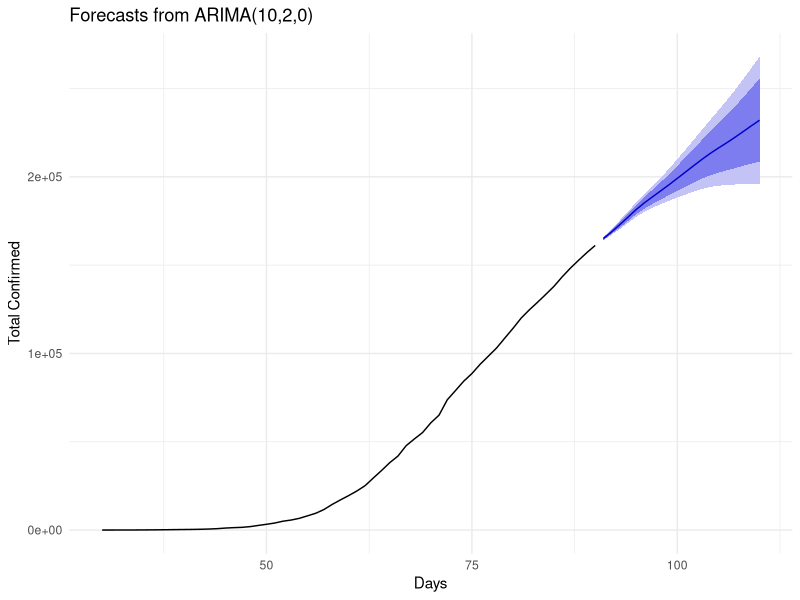
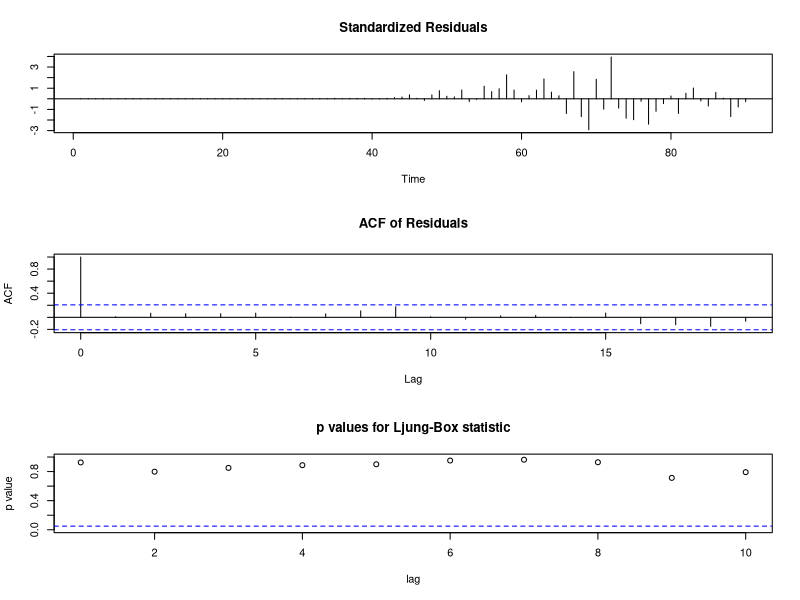
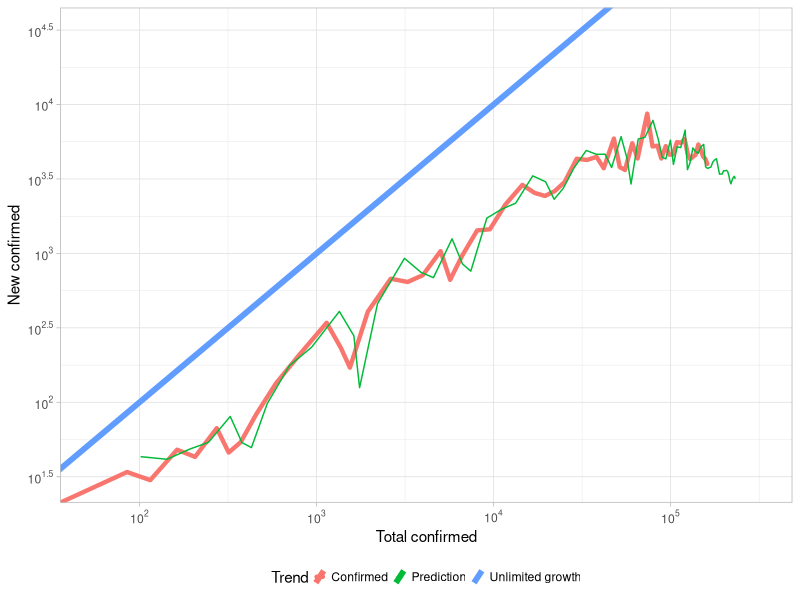
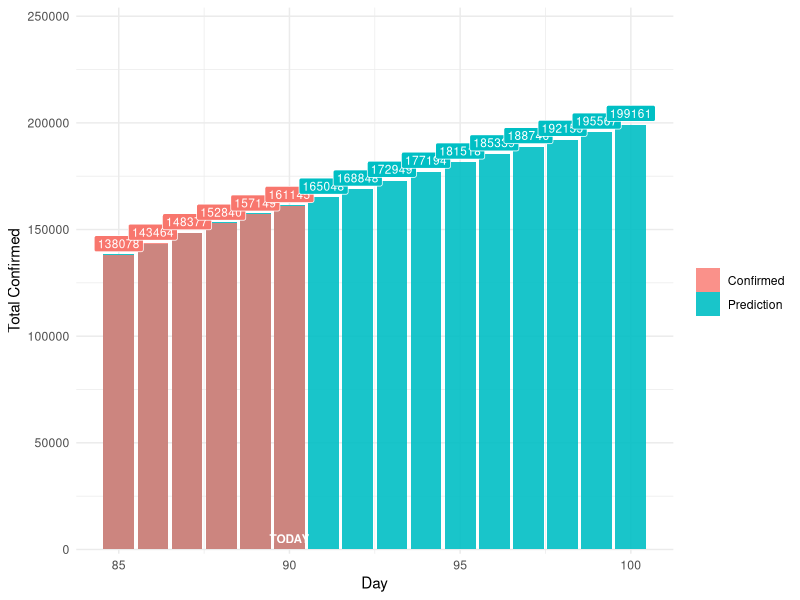
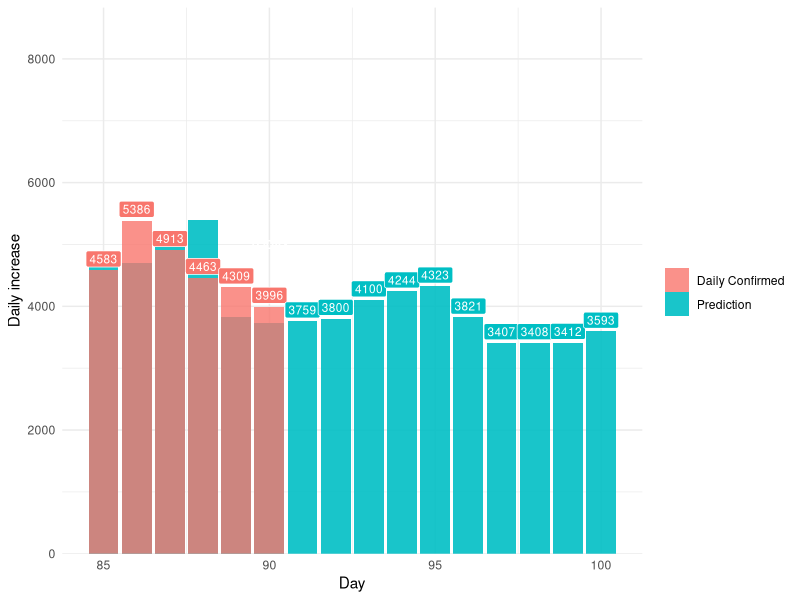
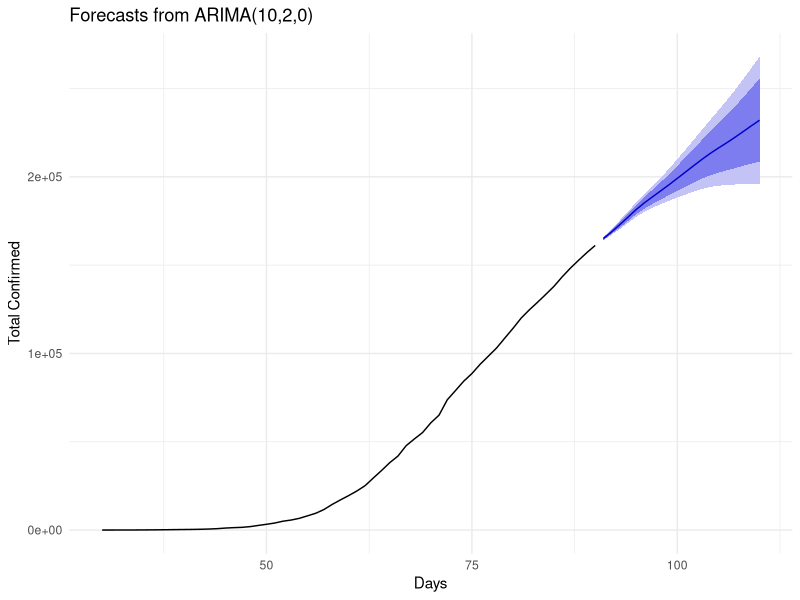
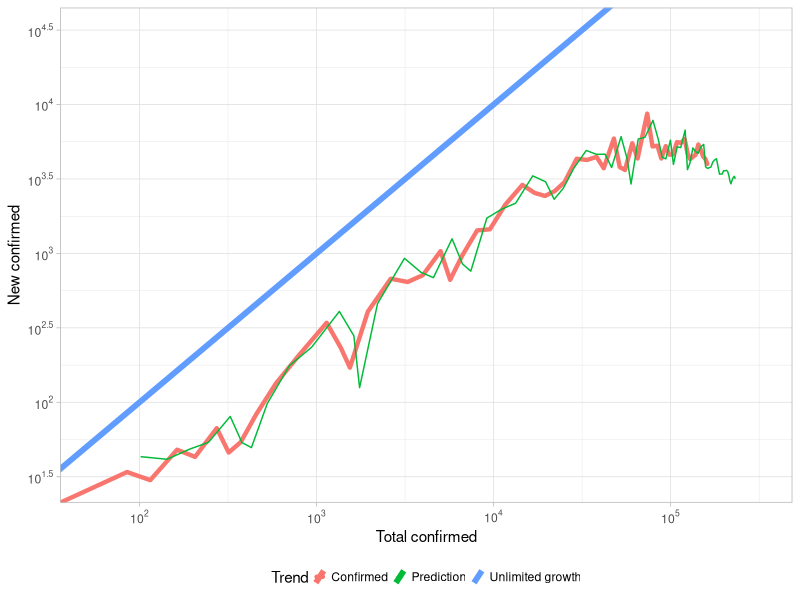
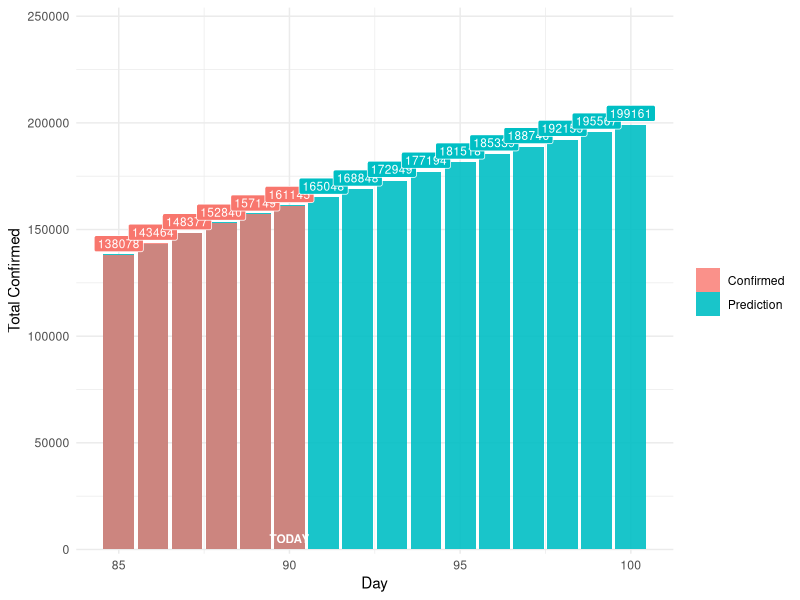

The R script that drew these images, in order: (Note: this script raises an error after producing the figures.)
library(tseries)
library(dplyr)
library(ggplot2)
library(scales)
library(reshape2)
library(data.table)
library(ggpubr)
library(forecast)


# Compare last 7 days
dfUK = read.csv("data/UK_data.csv", header = T)
dfUK = dfUK[c(1:nrow(dfUK)), c(1,3,4,15,16)]
days = nrow(dfUK)



UK.autoARIMA = auto.arima(dfUK$confirmed, 
                          max.p = 21, max.q = 21, start.q = 1, max.d = 4, max.order = 42, 
                          seasonal = F,stepwise = F, 
                          #parallel = T, num.cores = 8, 
                          approximation = T,trace = T)
UK.autoARIMA

plotT1 = ggplot2::autoplot(forecast(UK.autoARIMA,20))+
  xlab("Days")+
  ylab("Total Confirmed")+
  theme_minimal()+
  scale_x_continuous(limits = c(30,NA))+
  theme(legend.position="bottom")
plotT1
ggsave("prediction/ARIMAtotal.png", scale = 2.5, width = 8, height = 4, units = "cm", dpi = "retina")


tsdiag(UK.autoARIMA)
tmp = forecast(UK.autoARIMA,20)
pred = c(tmp[["fitted"]],tmp[["mean"]])
pred = as.data.frame(pred)
pred$UK = c(forecast(UK.autoARIMA,20)[["x"]],rep(NA,20))

colnames(pred) = c("Prediction","Confirmed")
pred$newConfirmedPred = 0
pred$newConfirmed = 0
for (item in 2:nrow(pred)) {
  pred$newConfirmedPred[item] = pred$Prediction[item] - pred$Prediction[item-1]
  pred$newConfirmed[item] = pred$Confirmed[item] - pred$Confirmed[item-1]
}
pred$day  =rownames(pred)

#subData = dfUK[c((nrow(dfUK)-75):nrow(dfUK))-15,]


# Plot total prediction

# plotT1 = ggplot(data = subData, aes(x = as.integer(id), y = pred, color = "Predict"))+
#   geom_line(linetype = "dashed")+
#   geom_line(aes(x = as.integer(id), y = confirmed, color = "Real"),size = 2, lineend = "round")+
#   xlab("Days")+
#   labs(color = "")+
#   ylab("Total Confirmed")+
#   annotate("text", label = "p, d, q, ML (Grid BEST)", x = 60, y = 210000, size = 3, hjust = 0, colour = "black", family = "mono", show.legend = FALSE)+
#   #annotate("text", label = toString(bestGrid), x = 60, y = 200000, size = 3, hjust = 0, colour = "black", family = "mono", show.legend = FALSE)+
#   theme_minimal()+
#   scale_y_continuous(labels=function(x) format(x, big.mark = ",", scientific = FALSE))+
#   theme(legend.key.size =  unit(2, "mm"),
#         legend.position="bottom")
# plotT1
#ggsave("prediction/ARIMAtotal.png", scale = 2.5, width = 8, height = 4, units = "cm", dpi = "retina")


# Plot Log trend

ggplot(data = pred, aes(x = Confirmed, y = newConfirmed)) +
  geom_line(size = 1.5, lineend = "round",aes(color = "Confirmed"))+
  geom_line(data = pred, aes(x = pred$Prediction, y = pred$newConfirmedPred, color = "Prediction"))+
  geom_abline(aes(slope = 1, intercept = 0,  color = "Unlimited growth"), show.legend = T, size = 2)+
  xlab("Total confirmed")+
  labs(color = "Trend")+
  ylab("New confirmed")+
  theme_light()+
  theme(legend.key.size =  unit(2, "mm"),
        legend.position="bottom")+
  scale_x_log10(limits = c(55,316123), breaks = trans_breaks("log10", function(x) 10^x), labels = trans_format("log10", math_format(10^.x)))+
  # scale_x_continuous(trans='log10',breaks = trans_breaks("log10", function(x) 10^x), labels = trans_format("log10", math_format(10^.x))) +
  scale_y_log10(limits = c(30,31612),breaks = trans_breaks("log10", function(x) 10^x), labels = trans_format("log10", math_format(10^.x)))

ggsave("prediction/UKlogTrend.png", scale = 2.5, width = 9, height = 5, units = "cm", dpi = "retina")


# Compare prediction

pred.Recent =  pred[c((days-5):(days+10)),]
pred.Recent$day = as.integer(pred.Recent$day)
pred.Recent$Prediction = as.integer(pred.Recent$Prediction)
pred.Recent$newConfirmedPred = as.integer(pred.Recent$newConfirmedPred)
plotC1 = ggplot(data = pred.Recent, aes(x = day, y = Confirmed))+
  geom_col(size = 0,aes(x=day, y= Prediction, fill = "Prediction"),alpha = 0.9)+
  geom_col(size = 0,aes(fill = "Confirmed"), alpha = 0.8)+
  geom_label(aes(label = Confirmed, fill = "Confirmed"),vjust = -0.2, colour = "white", show.legend = FALSE,size = 3)+
  geom_label(aes(label = c(rep(NA,6),pred.Recent$Prediction[7:16]),x=pred.Recent$day, y=pred.Recent$Prediction,fill = "Prediction"),vjust = -0.2, colour = "white", show.legend = FALSE,size = 3)+
  annotate("text", label = "TODAY", x = days, y = 5000, size = 3, colour = "white",fontface = "bold", show.legend = FALSE)+
  xlab("Day")+
  ylab("Total Confirmed")+
  theme_minimal()+
  labs(fill = "",color = "")+
  scale_y_continuous(limits = c(0,max(pred$Prediction, na.rm = T)+20000), expand = c(0, 2000))
plotC1
ggsave("prediction/Bar.png", scale = 2.5, width = 10, height = 4, units = "cm", dpi = "retina")

plotC2 = ggplot(data = pred.Recent, aes(x = day, y = newConfirmed))+
  geom_col(size = 0,aes(x=day, y= newConfirmedPred, fill = "Prediction"),alpha = 0.9)+
  geom_col(size = 0,aes(fill = "Daily Confirmed"), alpha = 0.8)+
  geom_label(aes(label = newConfirmed, fill = "Daily Confirmed"),vjust = -0.2, colour = "white", show.legend = FALSE,size = 3)+
  geom_label(aes(label = c(rep(NA,6),pred.Recent$newConfirmedPred[7:16]),x=pred.Recent$day, y=pred.Recent$newConfirmedPred,fill = "Prediction"),vjust = -0.2, colour = "white", show.legend = FALSE,size = 3)+
  annotate("text", label = "TODAY", x = days, y = 5000, size = 3, colour = "white",fontface = "bold", show.legend = FALSE)+
  xlab("Day")+
  ylab("Daily increase")+
  theme_minimal()+
  labs(fill = "",color = "")+
  scale_y_continuous(limits = c(0,max(pred$newConfirmedPred, na.rm = T)+1000), expand = c(0, 0))
plotC2
ggsave("prediction/DailyBar.png", scale = 2.5, width = 10, height = 4, units = "cm", dpi = "retina")



# Compare last days

dfUK = read.csv("data/UK_data.csv", header = T)
dfUK = dfUK[c(1:nrow(dfUK)), c(1,3,4,15,16)]
arima.order = c(bestGrid$i, bestGrid$j, bestGrid$k)
UK.arima.recent = arima(dfUK$confirmed[1:(nrow(dfUK)-7)], order = arima.order)
pred.recent<-predict(UK.arima.recent, n.ahead=7)
pred.recent = as.data.frame(pred.recent)

dfRecent = as.data.frame( dfUK$confirmed[(nrow(dfUK)-6):nrow(dfUK)])
dfRecent$Prediction = pred.recent$pred
colnames(dfRecent) = c("Real","Prediction")
dfRecent$id = dfUK$id[(nrow(dfUK)-6):nrow(dfUK)]
dfRecent$Error = abs(dfRecent$Real-dfRecent$Prediction)/(dfRecent$Real)
sum(dfRecent$Error)

plotE1 = ggplot(data = pred[c((days-7):days),], aes(x = as.integer(pred$day[(days-7):days]), y =  tmp[["model"]][["residuals"]][(days-7):days]))+
  geom_col()+
  geom_label(aes(label = as.integer(tmp[["model"]][["residuals"]][(days-7):days])), fontface = "bold", show.legend = FALSE, size = 3)+
  xlab("Days")+
  ylab("Residual in past 7 days")+
  theme_minimal()+
  ylim(-1000,1000)
plotE1
ggsave("prediction/Error.png", scale = 3, width = 5, height = 5, units = "cm", dpi = "retina")


ggarrange(plotT1,plotE1, widths = c(0.8,0.4))

ggsave("prediction/Compare.png", scale = 2.5, width = 10, height = 4, units = "cm", dpi = "retina")
